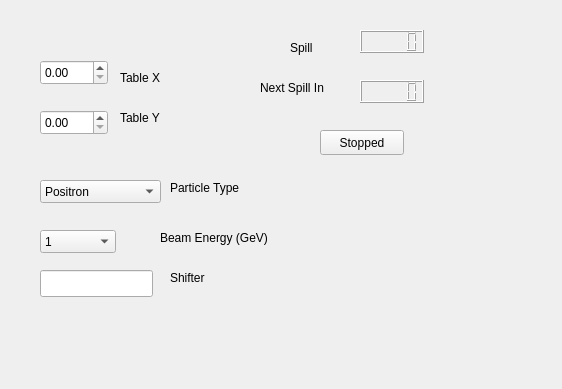
<?xml version="1.0" encoding="UTF-8"?>
<ui version="4.0">
 <class>Form</class>
 <widget class="QWidget" name="Form">
  <property name="geometry">
   <rect>
    <x>0</x>
    <y>0</y>
    <width>562</width>
    <height>389</height>
   </rect>
  </property>
  <property name="windowTitle">
   <string>My Program</string>
  </property>
  <widget class="QPushButton" name="startButton">
   <property name="geometry">
    <rect>
     <x>320</x>
     <y>130</y>
     <width>84</width>
     <height>25</height>
    </rect>
   </property>
   <property name="text">
    <string>Stopped</string>
   </property>
  </widget>
  <widget class="QComboBox" name="comboBox">
   <property name="geometry">
    <rect>
     <x>40</x>
     <y>180</y>
     <width>121</width>
     <height>23</height>
    </rect>
   </property>
   <item>
    <property name="text">
     <string>Positron</string>
    </property>
   </item>
   <item>
    <property name="text">
     <string>Electron</string>
    </property>
   </item>
   <item>
    <property name="text">
     <string>Muon+</string>
    </property>
   </item>
   <item>
    <property name="text">
     <string>Muon-</string>
    </property>
   </item>
   <item>
    <property name="text">
     <string>Proton</string>
    </property>
   </item>
   <item>
    <property name="text">
     <string>Pion+</string>
    </property>
   </item>
   <item>
    <property name="text">
     <string>Pion-</string>
    </property>
   </item>
   <item>
    <property name="text">
     <string>Laser</string>
    </property>
   </item>
   <item>
    <property name="text">
     <string>LED</string>
    </property>
   </item>
  </widget>
  <widget class="QLabel" name="label">
   <property name="geometry">
    <rect>
     <x>170</x>
     <y>180</y>
     <width>91</width>
     <height>16</height>
    </rect>
   </property>
   <property name="text">
    <string>Particle Type</string>
   </property>
  </widget>
  <widget class="QLabel" name="label_2">
   <property name="geometry">
    <rect>
     <x>160</x>
     <y>230</y>
     <width>151</width>
     <height>16</height>
    </rect>
   </property>
   <property name="text">
    <string>Beam Energy (GeV)</string>
   </property>
  </widget>
  <widget class="QLineEdit" name="lineEdit">
   <property name="geometry">
    <rect>
     <x>40</x>
     <y>270</y>
     <width>113</width>
     <height>27</height>
    </rect>
   </property>
  </widget>
  <widget class="QLabel" name="label_3">
   <property name="geometry">
    <rect>
     <x>170</x>
     <y>270</y>
     <width>111</width>
     <height>16</height>
    </rect>
   </property>
   <property name="text">
    <string>Shifter</string>
   </property>
  </widget>
  <widget class="QDoubleSpinBox" name="doubleSpinBox">
   <property name="geometry">
    <rect>
     <x>40</x>
     <y>60</y>
     <width>68</width>
     <height>25</height>
    </rect>
   </property>
  </widget>
  <widget class="QLabel" name="label_4">
   <property name="geometry">
    <rect>
     <x>120</x>
     <y>70</y>
     <width>61</width>
     <height>15</height>
    </rect>
   </property>
   <property name="text">
    <string>Table X</string>
   </property>
  </widget>
  <widget class="QDoubleSpinBox" name="doubleSpinBox_2">
   <property name="geometry">
    <rect>
     <x>40</x>
     <y>110</y>
     <width>68</width>
     <height>25</height>
    </rect>
   </property>
  </widget>
  <widget class="QLabel" name="label_5">
   <property name="geometry">
    <rect>
     <x>120</x>
     <y>110</y>
     <width>61</width>
     <height>15</height>
    </rect>
   </property>
   <property name="text">
    <string>Table Y</string>
   </property>
  </widget>
  <widget class="QLCDNumber" name="lcdNumber">
   <property name="geometry">
    <rect>
     <x>360</x>
     <y>30</y>
     <width>64</width>
     <height>23</height>
    </rect>
   </property>
  </widget>
  <widget class="QLabel" name="label_6">
   <property name="geometry">
    <rect>
     <x>290</x>
     <y>40</y>
     <width>41</width>
     <height>16</height>
    </rect>
   </property>
   <property name="text">
    <string>Spill</string>
   </property>
  </widget>
  <widget class="QComboBox" name="comboBox_2">
   <property name="geometry">
    <rect>
     <x>40</x>
     <y>230</y>
     <width>76</width>
     <height>23</height>
    </rect>
   </property>
   <item>
    <property name="text">
     <string>1</string>
    </property>
   </item>
   <item>
    <property name="text">
     <string>2</string>
    </property>
   </item>
   <item>
    <property name="text">
     <string>4</string>
    </property>
   </item>
   <item>
    <property name="text">
     <string>8</string>
    </property>
   </item>
   <item>
    <property name="text">
     <string>10</string>
    </property>
   </item>
   <item>
    <property name="text">
     <string>16</string>
    </property>
   </item>
   <item>
    <property name="text">
     <string>20</string>
    </property>
   </item>
   <item>
    <property name="text">
     <string>32</string>
    </property>
   </item>
   <item>
    <property name="text">
     <string>40</string>
    </property>
   </item>
  </widget>
  <widget class="QLCDNumber" name="lcdNumber_2">
   <property name="geometry">
    <rect>
     <x>360</x>
     <y>80</y>
     <width>64</width>
     <height>23</height>
    </rect>
   </property>
  </widget>
  <widget class="QLabel" name="label_7">
   <property name="geometry">
    <rect>
     <x>260</x>
     <y>80</y>
     <width>81</width>
     <height>16</height>
    </rect>
   </property>
   <property name="text">
    <string>Next Spill In</string>
   </property>
  </widget>
 </widget>
 <resources/>
 <connections/>
</ui>
